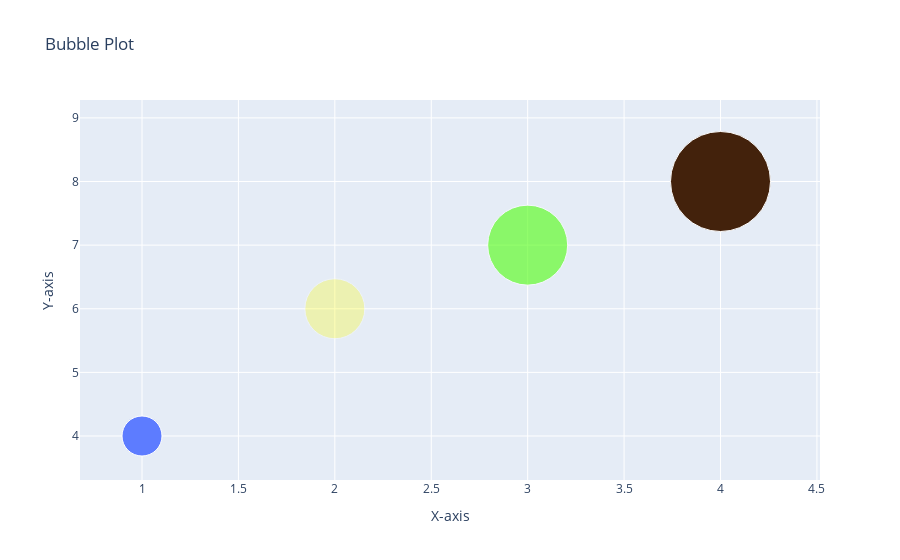

This figure's notebook cell:
### Code cell
x = [1,2,3,4]
y = [4,6,7,8]

fig = go.Figure(go.Scatter(x=x,y=y,mode="markers",
                           text = ['Product A','Product B','Product C','Product D'],
                           marker=dict(size=[40, 60, 80, 100], 
                                       color=['rgb(93, 124, 342)','rgb(321, 345, 21)','rgb(78, 394, 12)','rgb(67, 34, 12)'], 
                                       opacity = [1.0, 0.3, 0.6, 1.0])))
fig.update_layout(title = "Bubble Plot", xaxis_title = "X-axis", yaxis_title = "Y-axis")
fig.show()

### Figure 1 — Plotly figure (JSON) as saved in the notebook; plotly's stock layout.template omitted (floating-point values rounded to 4 significant figures)
{"data": [{"marker": {"color": ["rgb(93, 124, 342)", "rgb(321, 345, 21)", "rgb(78, 394, 12)", "rgb(67, 34, 12)"], "opacity": [1, 0.3, 0.6, 1], "size": [40, 60, 80, 100]}, "mode": "markers", "text": ["Product A", "Product B", "Product C", "Product D"], "type": "scatter", "x": [1, 2, 3, 4], "y": [4, 6, 7, 8]}], "layout": {"title": {"text": "Bubble Plot"}, "xaxis": {"title": {"text": "X-axis"}}, "yaxis": {"title": {"text": "Y-axis"}}}}
